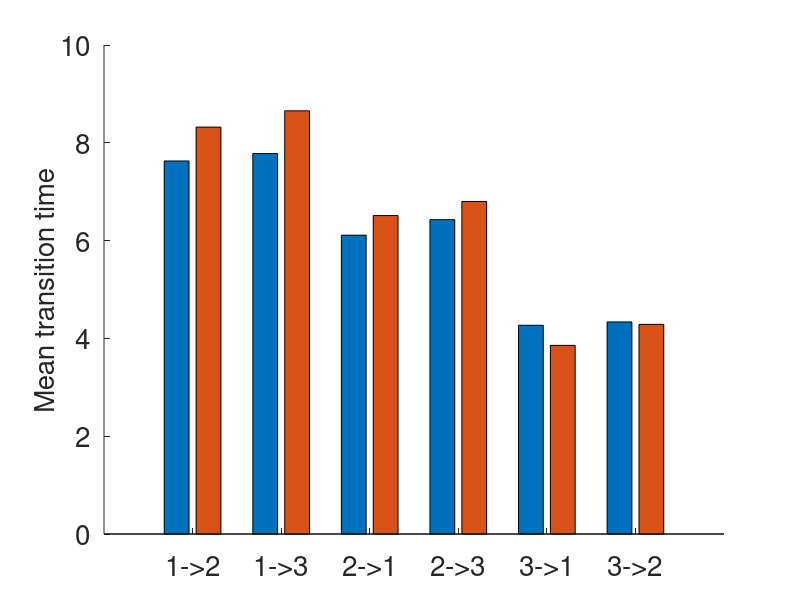

Source code (MATLAB):
function makestats_tpaths2D()
%TODO: comments

%%%read in switch times from ATLAS
data = load('learned_tswitch.mat');
learned_switches = data.learned_switches;

%%% read in switch times from original simulator
data = load('original_tswitch.mat');
original_switches = data.original_switches;

num_regions = 3;

fprintf('ATLAS:\n');
Tbar = MeanSwitchTimes(num_regions,learned_switches);
fprintf('Original\n');
Tbar0 = MeanSwitchTimes(num_regions,original_switches);

figure(2); clf; hold on;
bar([Tbar,Tbar0]);
xticks([1:6]);
xticklabels({'1->2','1->3','2->1','2->3','3->1','3->2'});
set(gca,'Fontsize',20);
ylabel('Mean transition time','Fontsize',20);
end

function Tbar = MeanSwitchTimes(Nwell,Tswitch)
%TODO: comments

T = zeros(Nwell); % mean switch times between wells
for i = 1 : Nwell
    for j = 1 : Nwell
        if j ~= i
            ind = find(Tswitch(:,1) == i & Tswitch(:,2) == j);
            if ~isempty(ind)
                T(i,j) = mean(Tswitch(ind,3));
                fprintf('Mean switch time from well %d to well %d is %d, #switch = %d\n',i,j,T(i,j),length(ind));
            end
        end
    end
end
T = T';
Tbar = T(:);
Tbar([1 : Nwell + 1 : end]) = []; %delete diagonal entries
% Now Tbar must be
% 1-->2; 1-->3; 2-->1; 2-->3; 3-->1; 3-->2
end


